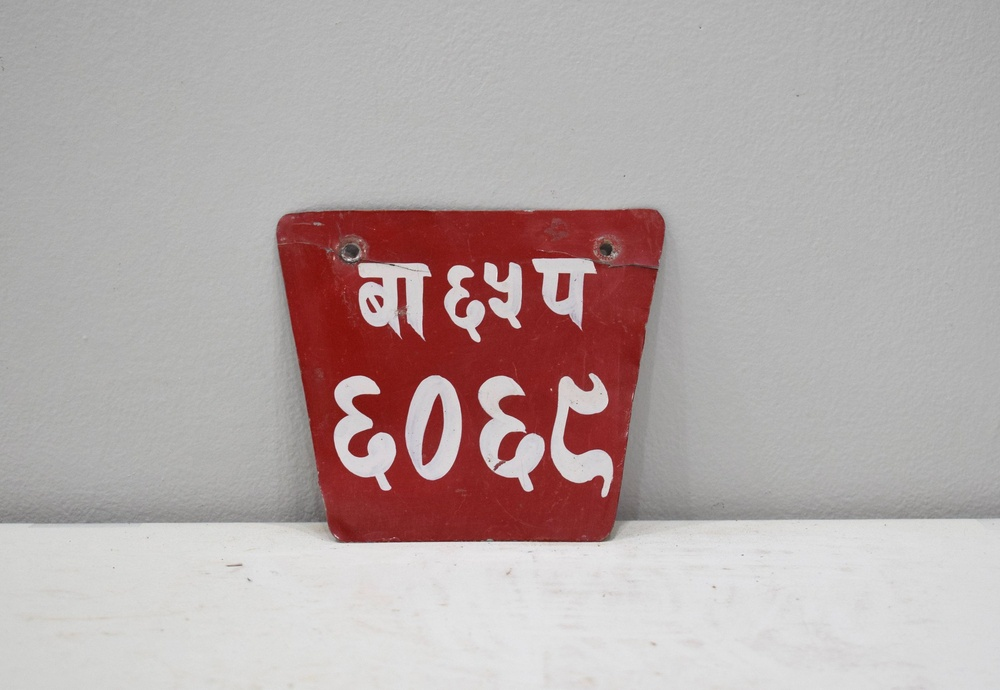
#> input picture Plate_Scanner/Test.jpeg, 1000 x 690 px, shrunk from 3000 x 2071 before the run, given in place of the camera
$ python Real_Time.py
#> lines starting #> are read from the running program, lines starting #| are printed output that depends on the picture; after the words box and inside, x2 and y2 are one past the last pixel; in counts of white or black regions, pixels touching at a corner belong together
#> further down, frame is the input picture: shape (690, 1000, 3); mean B, G, R 168.4, 168.9, 181.7
# [115 lines of commented-out code are left out]


import cv2
import numpy as np

# Function to filter red and white regions in an image
def filter_red_and_white(image):
    # Convert the image to the HSV color space
    hsv_image = cv2.cvtColor(image, cv2.COLOR_BGR2HSV)
#> hsv_image: shape (690, 1000, 3); mean H, S, V 22.4, 25.4, 181.7

    # Define lower and upper bounds for red and white regions
    lower_red = np.array([0, 100, 100])
    upper_red = np.array([10, 255, 255])
    lower_white = np.array([0, 0, 200])
    upper_white = np.array([255, 30, 255])

    # Create masks for red and white regions
    mask_red = cv2.inRange(hsv_image, lower_red, upper_red)
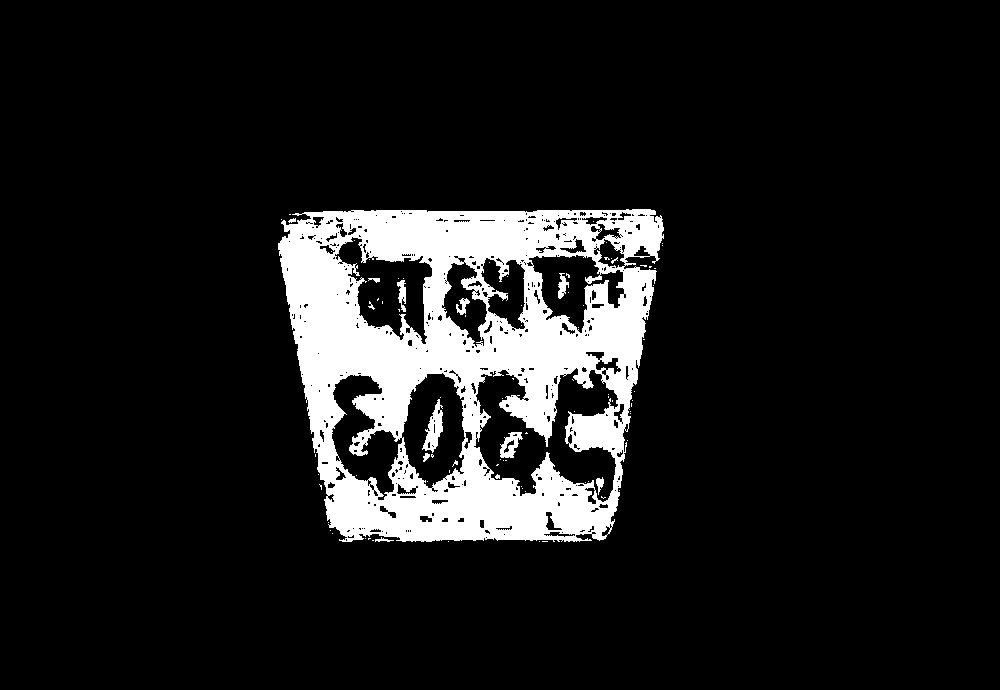
#> mask_red: shape (690, 1000); 10.8% white; 87 white regions (75 under 20 px), largest, box (x1, y1, x2, y2) and area: (278, 209, 664, 542) 72731, (422, 399, 443, 453) 533, (500, 432, 523, 458) 319
    mask_white = cv2.inRange(hsv_image, lower_white, upper_white)
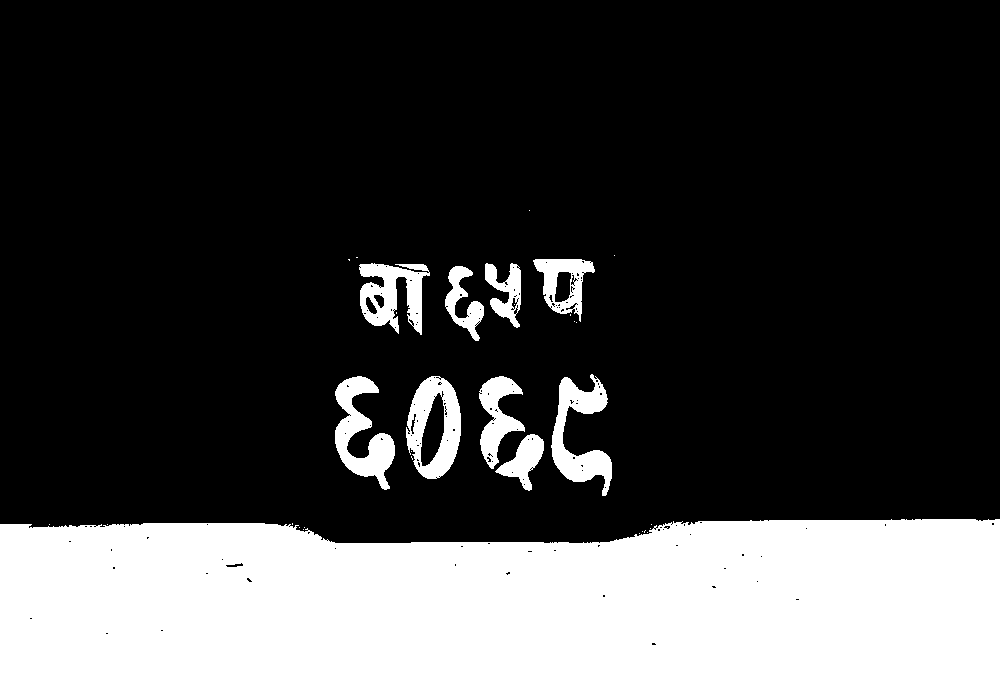
#> mask_white: shape (690, 1000); 26.2% white; 33 white regions (23 under 20 px), largest, box (x1, y1, x2, y2) and area: (0, 519, 1000, 690) 160962, (551, 374, 612, 496) 3226, (406, 376, 461, 479) 3203

    # Combine the masks to get regions that are red or white
    combined_mask = cv2.bitwise_or(mask_red, mask_white)
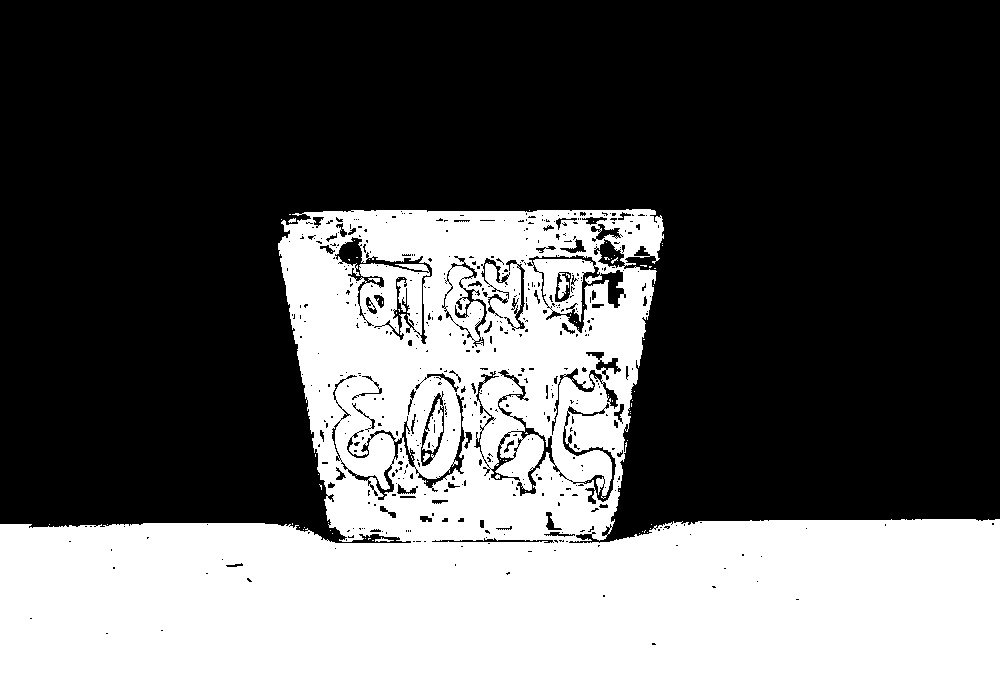
#> combined_mask: shape (690, 1000); 37% white; 81 white regions (76 under 20 px)

    return combined_mask

# Initialize the video capture (you can change the camera index if needed)
cap = cv2.VideoCapture(0)

while True:
    ret, frame = cap.read()

    if not ret:
        print("Error reading frame")
        break

    # Filter red and white regions in the frame
    filtered_image = filter_red_and_white(frame)

    # Find contours in the filtered image
    contours, _ = cv2.findContours(filtered_image, cv2.RETR_EXTERNAL, cv2.CHAIN_APPROX_SIMPLE)
#> contours = 41 contours, 39 with area under 20; largest, box (x1, y1, x2, y2) and area: (0, 209, 1000, 690) 268950, (375, 537, 394, 542) 20

    # Filter for rectangular contours based on aspect ratio
    min_aspect_ratio = 2  # Adjust this value as needed
    max_aspect_ratio = 6  # Adjust this value as needed
    plates = []

    for contour in contours:
        x, y, w, h = cv2.boundingRect(contour)
        aspect_ratio = float(w) / h
        if aspect_ratio >= min_aspect_ratio and aspect_ratio <= max_aspect_ratio:
            plates.append(contour)
#> this loop made 41 passes
#> (x, y, w, h, aspect_ratio) on passes 3, 4, 5, 6, 7, 8, 10, 11, 12, 13, 14, 15: (365, 538, 1, 1, 1), (375, 537, 19, 5, 3.8), (639, 533, 1, 1, 1), (332, 533, 1, 1, 1), (647, 532, 1, 1, 1), (642, 531, 1, 1, 1), (330, 530, 1, 1, 1), (303, 529, 1, 1, 1), (650, 528, 1, 1, 1), (304, 527, 1, 1, 1), (299, 527, 1, 1, 1), (651, 524, 1, 1, 1)
#> (contour, x, y, w, h, aspect_ratio) on passes 1, 2, 9, 18, 23, 27: ([[372, 540], [373, 540]], 372, 540, 2, 1, 2), ([[368, 538], [368, 539], [369, 538], [370, 538]], 368, 538, 3, 2, 1.5), ([[645, 530], [644, 531], [644, 532], [644, 531]], 644, 530, 2, 3, 0.667), ([[292, 523], [292, 524]], 292, 523, 1, 2, 0.5), ([[315, 454], [315, 456]], 315, 454, 1, 3, 0.333), ([[631, 403], [631, 406]], 631, 403, 1, 4, 0.25)
#> after the loop, plates = 7 contours, 5 with area under 20; largest, box (x1, y1, x2, y2) and area: (0, 209, 1000, 690) 268950, (375, 537, 394, 542) 20

    # Draw bounding rectangles around the license plates
    for plate in plates:
        x, y, w, h = cv2.boundingRect(plate)
        cv2.rectangle(frame, (x, y), (x + w, y + h), (0, 255, 0), 2)
#> this loop made 7 passes
#> (plate, x, y, w, h) on passes 1, 3, 4, 6: ([[372, 540], [373, 540]], 372, 540, 2, 1), ([[643, 339], [644, 339]], 643, 339, 2, 1), ([[654, 268], [655, 268]], 654, 268, 2, 1), ([[289, 214], [290, 214]], 289, 214, 2, 1)
#> (x, y, w, h) on passes 2, 5, 7: (375, 537, 19, 5), (640, 265, 7, 2), (0, 209, 1000, 481)
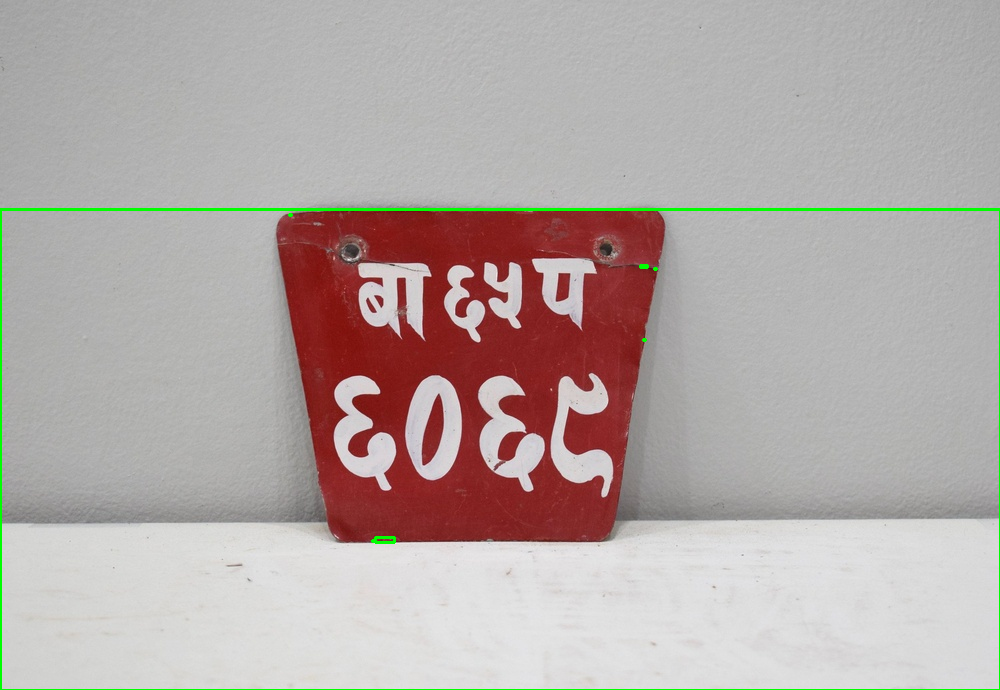
#> frame: shape (690, 1000, 3); 0.82% of pixels changed, all inside (x1, y1, x2, y2) = (0, 208, 1000, 690)

    # Display the original frame with license plate contours
    cv2.imshow("License Plate Detection", frame)

    if cv2.waitKey(1) & 0xFF == 27:  # Press 'Esc' to exit
#> (key Esc is pressed here)
        break

# Release the camera and close all OpenCV windows
cap.release()
cv2.destroyAllWindows()
